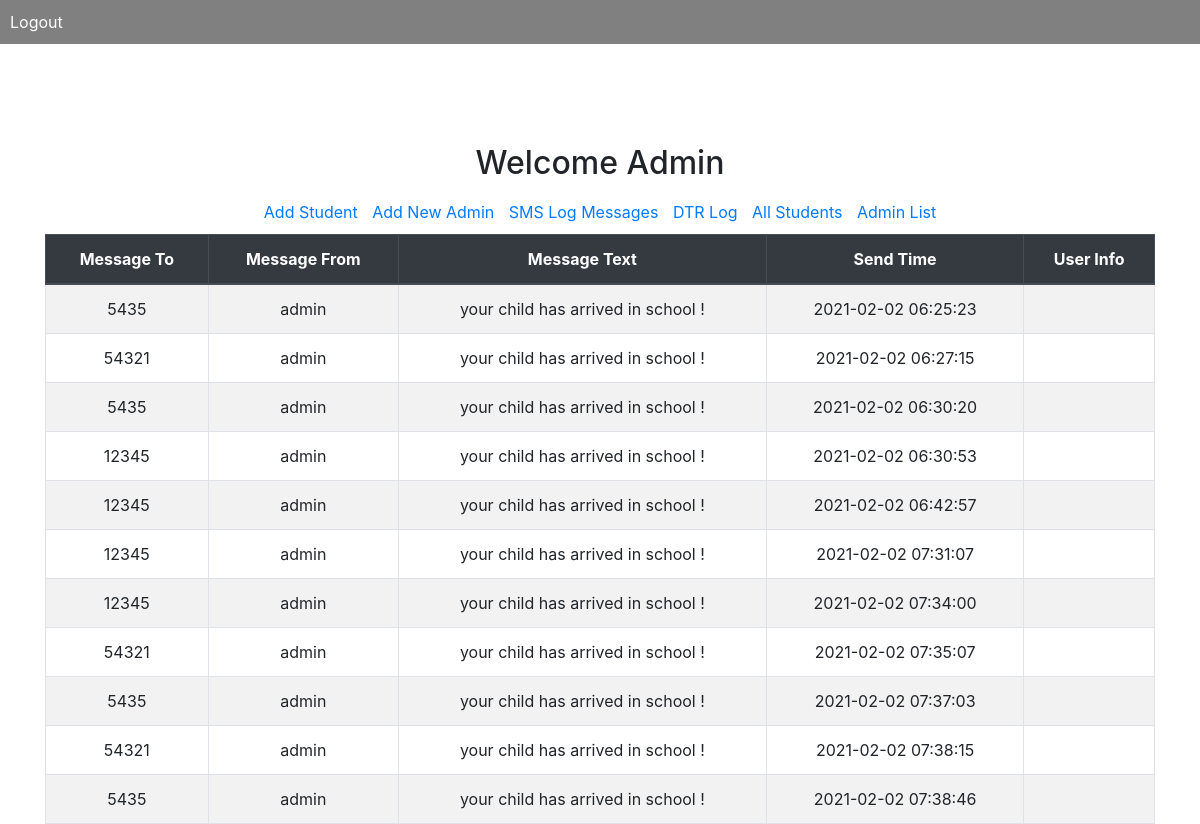
Screenshot of /admin/message_list.php (signed in) with the database file from the repository.
### tables this page shows
CREATE TABLE `message` (
  `MessageTo` int(255) NOT NULL,
  `MessageFrom` varchar(255) NOT NULL,
  `MessageText` varchar(255) NOT NULL,
  `SendTime` datetime DEFAULT NULL,
  `UserInfo` varchar(255) DEFAULT NULL,
  `MessageID` int(11) NOT NULL
);

### admin/message_list.php (the view, shortened to what this page needs)
<!DOCTYPE html>
<html lang="en">
<head>
  <?php include('includes/head.php'); ?>
</head>
<body>
   <header>
     <?php
        include('includes/nav.php');
      ?>
   </header>
   <section>
     <div class="admin_homepage">
       <h2>Welcome Admin</h2>
       <?php
          include('includes/task.php');
       ?>
       <div class="container">
       <table class="table table-striped table-hover table-bordered">
         <thead class="thead-dark">
            <tr>
              <th>Message To</th>
              <th>Message From</th>
              <th>Message Text</th>
              <th>Send Time</th>
              <th>User Info</th>
            </tr>
         </thead>
         <tbody>
           <?php
             include 'database.php';
             $query = "select * from message";
             $result = mysqli_query($connection, $query);
             if(mysqli_num_rows($result) > 0){
             while($row = mysqli_fetch_array($result) ){
        echo  "<tr>";
        echo     "<td>".$row["MessageTo"]."</td>";
        echo     "<td>".$row["MessageFrom"]."</td>";
        echo     "<td>".$row["MessageText"]."</td>";
        echo     "<td>".$row["SendTime"]."</td>";
        echo     "<td>".$row["UserInfo"]."</td>";
        echo   "</tr>";
             }
           }
           ?>
       </div>
     </div>
   </section>
</body>
</html>

### admin/includes/head.php (shortened to what this page needs)
<link rel="stylesheet" href="https://maxcdn.bootstrapcdn.com/bootstrap/4.5.2/css/bootstrap.min.css">
<link rel="stylesheet" href="../assets/css/style.css">

### admin/includes/nav.php
<nav>
   <ul>
     <?php
     if($_SESSION['admin'] == 'false')
     {
       echo "<li><a href=\"index.php\">Home</a></li>";
       echo "<li><a href=\"login.php\">Login</a></li>";
     }else{
       echo "<li><a href=\"logout.php\">Logout</a></li>";
     }
    ?>
   </ul>
</nav>

### admin/includes/task.php
<ul>
  <li><a href="student_form.php">Add Student</a></li>
  <li><a href="admin_form_page.php">Add New Admin</a></li>
  <li><a href="message_list.php">SMS Log Messages</a></li>
  <li><a href="attendance.php">DTR Log</a></li>
  <li><a href="student_page.php">All Students</a></li>
  <li><a href="admin_list.php">Admin List</a></li>
</ul>

### assets/css/style.css (style rules this page uses)
* { margin: 0; padding: 0; -webkit-box-sizing: border-box; box-sizing: border-box; }
ul { margin: 0; }
ul li { list-style-type: none; }
a { text-decoration: none; outline: none; }
nav { background: gray; padding: 10px 0; }
nav ul li { display: inline-block; }
nav ul li a { color: #fff; padding: 5px 10px; }
section { position: relative; }
.admin_homepage { text-align: center; position: absolute; top:0; left: 50%; transform: translate(-50%, 25%); width: 100%; height: 50vh; }
.admin_homepage ul li { display: inline-block; padding: 10px 5px; }

### rows the page displays
message: MessageTo "5435", MessageFrom "admin", MessageText "your child has arrived in school !", SendTime "2021-02-02 06:25:23"
message: MessageTo "54321", MessageFrom "admin", MessageText "your child has arrived in school !", SendTime "2021-02-02 06:27:15"
message: MessageTo "5435", MessageFrom "admin", MessageText "your child has arrived in school !", SendTime "2021-02-02 06:30:20"
message: MessageTo "12345", MessageFrom "admin", MessageText "your child has arrived in school !", SendTime "2021-02-02 06:30:53"
message: MessageTo "12345", MessageFrom "admin", MessageText "your child has arrived in school !", SendTime "2021-02-02 06:42:57"
message: MessageTo "12345", MessageFrom "admin", MessageText "your child has arrived in school !", SendTime "2021-02-02 07:31:07"
message: MessageTo "12345", MessageFrom "admin", MessageText "your child has arrived in school !", SendTime "2021-02-02 07:34:00"
message: MessageTo "54321", MessageFrom "admin", MessageText "your child has arrived in school !", SendTime "2021-02-02 07:35:07"
message: MessageTo "5435", MessageFrom "admin", MessageText "your child has arrived in school !", SendTime "2021-02-02 07:37:03"
message: MessageTo "54321", MessageFrom "admin", MessageText "your child has arrived in school !", SendTime "2021-02-02 07:38:15"
message: MessageTo "5435", MessageFrom "admin", MessageText "your child has arrived in school !", SendTime "2021-02-02 07:38:46"
